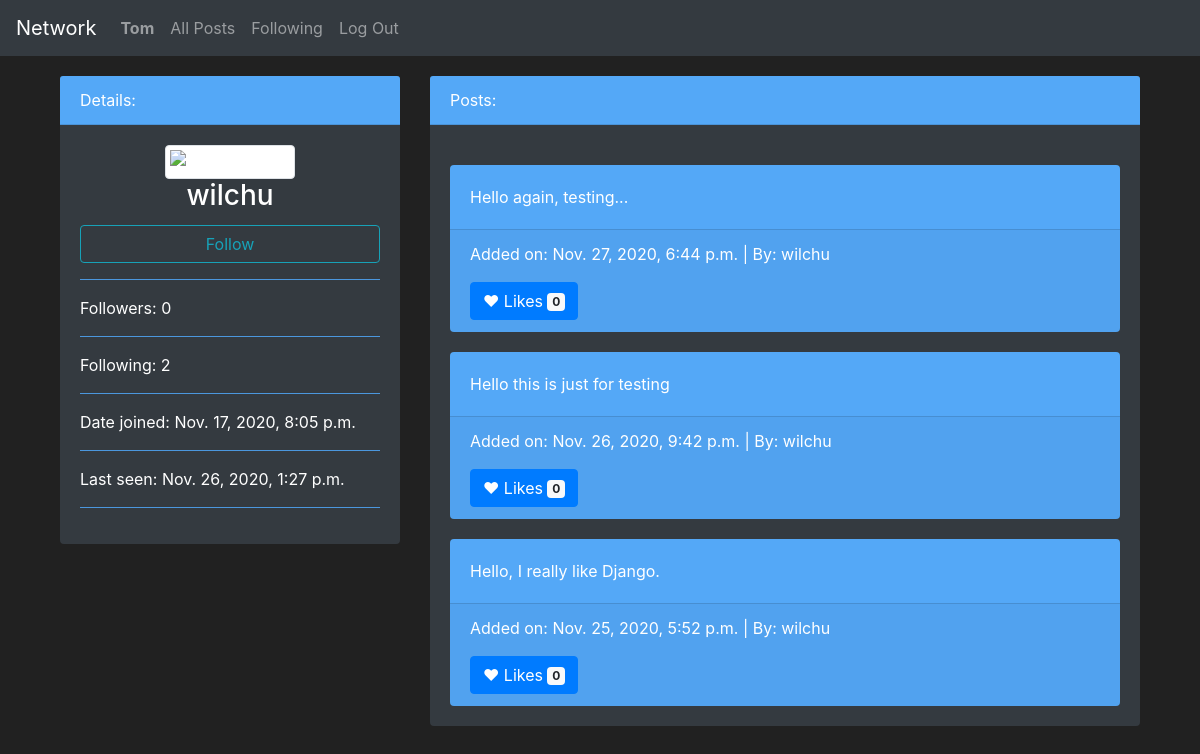
/profil/2 (signed in), run on an earlier commit of the app's database.
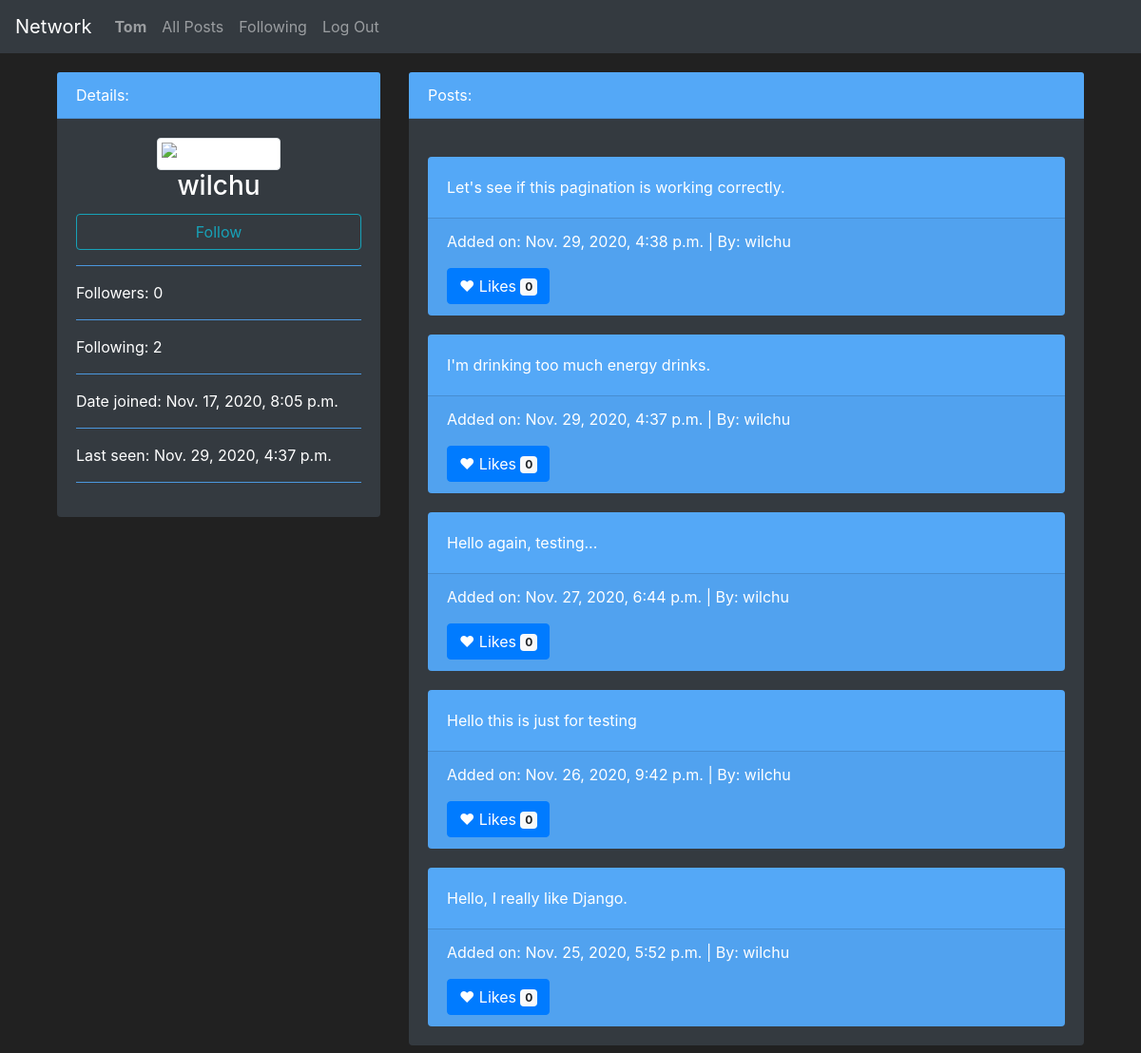
And on a later commit of the database.
### network/models.py (models this page shows, shortened)
class User(AbstractUser):
    followers = models.IntegerField(default=0)
    following = models.IntegerField(default=0)

class Posts(models.Model):
    post_owner = models.ForeignKey(User, on_delete=models.CASCADE, related_name="post_owner")
    post_content = models.CharField(max_length=2000)
    post_likes = models.IntegerField(default=0)
    post_date = models.DateTimeField(auto_now_add=True)

### network/views.py (the view, shortened to what this page needs)
# urls.py: path("profil/<int:userID>", views.profil, name="profil"),
def profil(request, userID):
    try:
        get_user = User.objects.get(pk=int(userID))
    except ObjectDoesNotExist:
        return HttpResponseNotFound('<h1>User not found</h1>')
    follower = User.objects.get(pk=int(request.user.id))
    follow_object = Follows.objects.filter(follower = follower).filter(target = get_user)
    if follow_object:
        is_following = True
    else:
        is_following = False
    return render(request, 'network/profil.html', {
        'user_id': get_user.id,
        'user_nickname': get_user.username,
        'user_followers': get_user.followers,
        'user_following': get_user.following,
        'user_joined': get_user.date_joined,
        'user_seen': get_user.last_login,
        'user_posts': Posts.objects.all().filter(post_owner = get_user).order_by('-post_date'),
        "follow_status": is_following
    })

### network/templates/network/profil.html (shortened to what this page needs)
{% extends "network/layout.html" %}
{% block body %}
    <section>
        <div class="container">
            <div class="row">
                <div class="col-md-4">
                    <div class="card text-white bg-dark mb-3">
                        <div class="card-header">Details:</div>
                        <div class="card-body">
                          <div class="text-center">
                            <img src="https://cdn.pixabay.com/photo/2015/10/05/22/37/blank-profile-picture-973460_960_720.png" width="200px;"class="img-thumbnail" alt="Icon of a user">
                            <h3 class="card-title">{{ user_nickname }}</h3>
                          </div>
                          {% if user_nickname != user.username %}
                            <form action="{% url 'profil' user_id %}" method="POST">
                              {% if follow_status == False %}
                                <button type="submit" name="action" value="follow" class="btn btn-outline-info btn-block">Follow</button>
                              {% else %}
                                <button type="submit" name="action" value="unfollow" class="btn btn-outline-info btn-block">Unfollow</button>
                              {% endif %}
                            </form>
                          {% endif %}
                          <hr>
                          <p class="card-text">Followers: {{ user_followers }}</p>
                          <hr>
                          <p class="card-text">Following: {{ user_following }}</p>
                          <hr>
                          <p class="card-text">Date joined: {{ user_joined }}</p>
                          <hr>
                          <p class="card-text">Last seen: {{ user_seen }}</p>
                          <hr>
                        </div>
                      </div>
                </div>
                <div class="col-md-8">
                    <div class="card text-white bg-dark mb-3">
                        <div class="card-header">Posts:</div>
                        <div class="card-body">
                           {% for post in user_posts %}
                              <div class="card bg-blue text-white">
                                <div class="card-body">
                                  <p class="card-text">{{ post.post_content }}</p>
                                </div>
                                <div class="card-footer">
                                  <p>Added on: {{ post.post_date }} | By: {{ post.post_owner }}</p>
                                  <button type="button" class="btn btn-primary">
                                    &hearts; Likes <span class="badge badge-light">{{ post.post_likes }}</span>
                                  </button>
                                </div>
                              </div>
                              {% empty %}
                              <h4>No posts to display yet.</h4>
                           {% endfor %}
                        </div>
                      </div>
                </div>
            </div>
        </div>
    </section>
{% endblock %}

What changed in the data, as far as the page shows it:
changed User "wilchu": last_login "Nov. 26, 2020, 1:27 p.m." → "Nov. 29, 2020, 4:37 p.m."
added Posts: post_content "Let's see if this pagination is working correctly.", post_date "Nov. 29, 2020, 4:38 p.m.", post_owner "wilchu", post_likes "0"
added Posts: post_content "I'm drinking too much energy drinks.", post_date "Nov. 29, 2020, 4:37 p.m.", post_owner "wilchu", post_likes "0"
